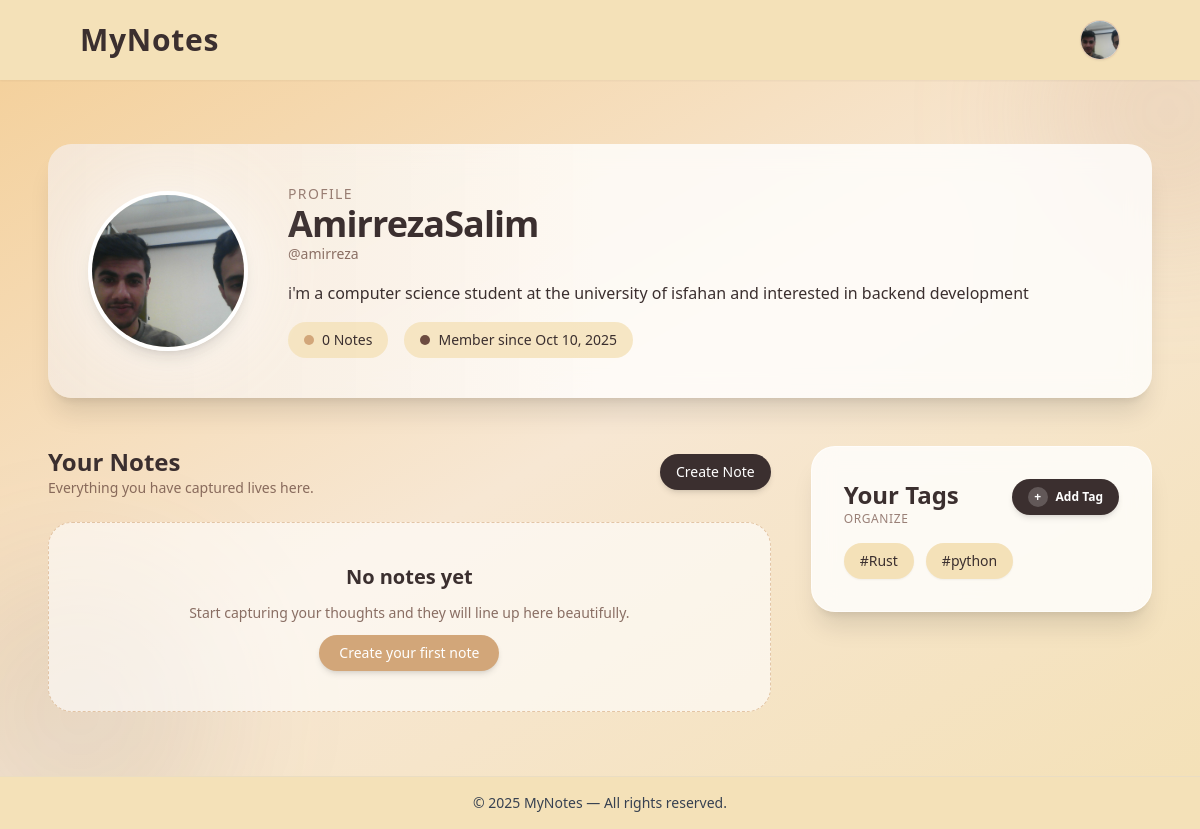
Before: /dashboard/ (signed in) with the older database file.
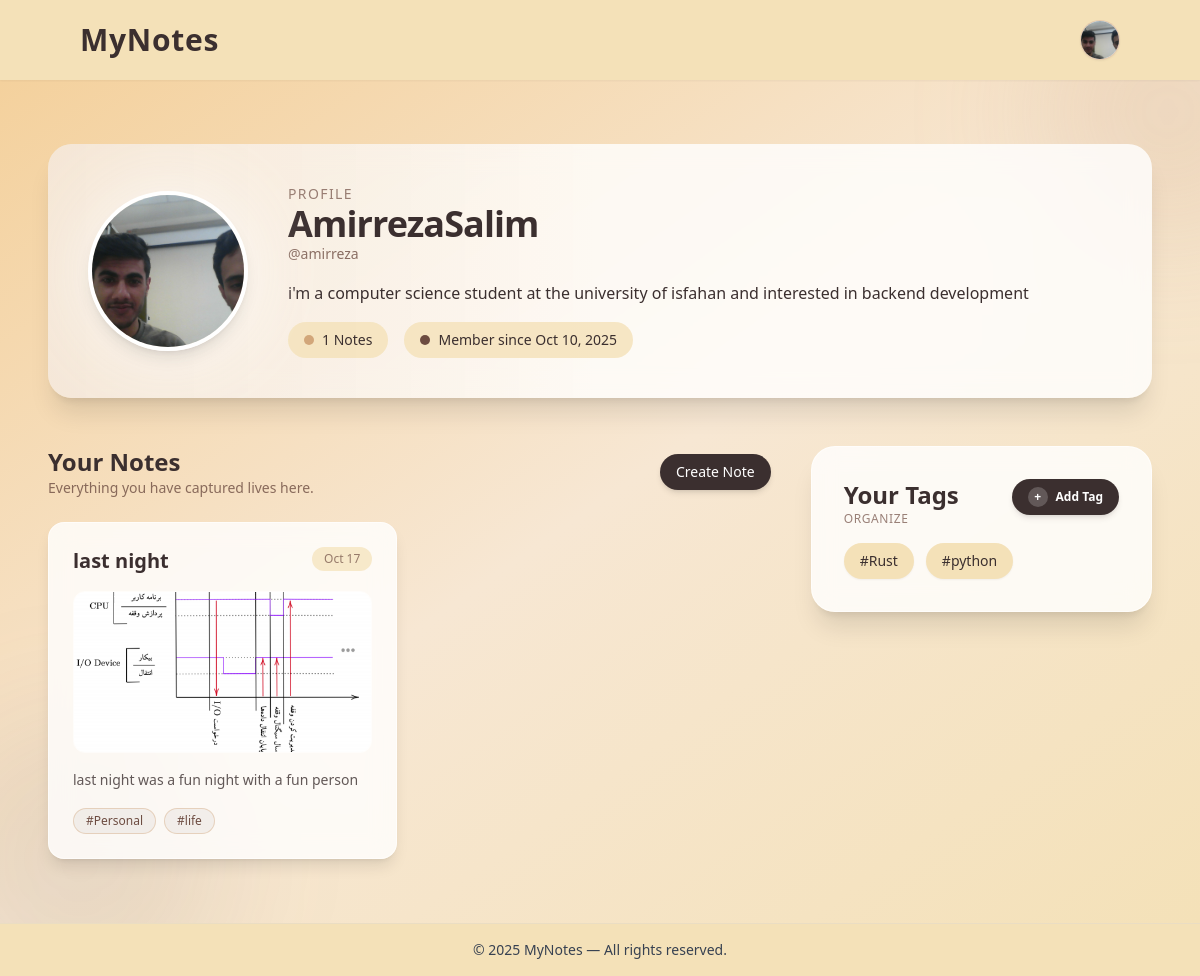
After: the same page with the newer database file.
### users/models.py (models this page shows, shortened)
class Profile(models.Model):
    user = models.OneToOneField(User,on_delete=models.CASCADE)
    Display_name = models.CharField(max_length=200,unique=True)
    name = models.CharField(max_length=200,blank=True,null=True)
    family = models.CharField(max_length=200,blank=True,null=True)
    number = models.CharField(max_length=20,unique=True,blank=True,null=True)
    bio = models.TextField(blank=True,null=True)
    email = models.EmailField(max_length=35,unique=True)
    ProfileImage = models.ImageField(upload_to='profilePics/',blank=True,null=True,default="user.png")
    createdDate = models.DateField(auto_now_add=True)
    lastSeen = models.DateTimeField(auto_now_add=True)

class UserTag(models.Model):
    title = models.CharField(max_length=30)
    profile = models.ManyToManyField(Profile)

### notes/models.py (models this page shows)
class Note(models.Model):
    title = models.CharField(max_length=30,blank=False)
    content = models.TextField(blank=True,null=True)
    image = models.ImageField(upload_to='notePics/', blank=True, null=True)
    createdAt = models.DateTimeField(auto_now_add=True)
    editedAt = models.DateTimeField(auto_now=True)
    author = models.ForeignKey(Profile,on_delete=models.CASCADE)
    tags = models.ManyToManyField(NoteTag,blank=True,null=True)

class NoteTag(models.Model):
    title = models.CharField(max_length=30)

### users/views.py (the view, shortened to what this page needs)
# urls.py: path('dashboard/',include('notes.urls')),
@login_required
def dashboard(request):
    profile = request.user.profile
    notes = Note.objects.all().filter(author=profile)
    context = {
        "user": request.user,
        "profile": profile,
        "tags": profile.usertag_set.all(),
        "tag_form": UserTagForm(),
        "notes":notes
    }
    return render(request,"dashboard.html",context=context)

### templates/dashboard.html (shortened to what this page needs)
{% extends "base.html" %}
{% block content %}
<section class="relative flex-1 w-full overflow-hidden">
    <div class="absolute inset-0 -z-10 bg-gradient-to-br from-[#f4d19d] via-[#f7e7d3] to-[#f4e1b8]"></div>
    <div class="absolute -top-24 -right-24 w-64 h-64 bg-[#c59568]/20 blur-3xl rounded-full"></div>
    <div class="absolute -bottom-20 -left-16 w-72 h-72 bg-[#6d4c41]/10 blur-3xl rounded-full"></div>
    {% with profile=profile|default:user.profile %}
    <div class="relative max-w-6xl mx-auto px-6 py-16 space-y-12">
        <div class="relative bg-white/80 backdrop-blur-md rounded-3xl shadow-xl overflow-hidden">
            <div class="absolute inset-0 bg-gradient-to-r from-[#d2a679]/20 via-transparent to-transparent"></div>
            <div class="relative flex flex-col md:flex-row md:items-center gap-10 p-10">
                <div class="relative w-40 h-40 shrink-0">
                    <div class="relative w-full h-full rounded-full border-4 border-white shadow-lg overflow-hidden">
                        {% if profile and profile.ProfileImage %}
                            <img src="{{ profile.ProfileImage.url }}" alt="{{ user.username }} profile picture" class="w-full h-full object-cover">
                        {% else %}
                            <div class="flex items-center justify-center w-full h-full bg-[#d2a679]/40 text-[#3b2f2f] text-5xl font-semibold">
                                {{ user.username|slice:":1"|default:"?"|upper }}
                            </div>
                        {% endif %}
                    </div>
                </div>
                <div class="flex-1 space-y-4 text-[#3b2f2f]">
                    <div>
                        <p class="uppercase text-sm tracking-widest text-[#6d4c41]/70">Profile</p>
                        <h1 class="text-3xl sm:text-4xl font-semibold tracking-tight">
                            {{ profile.Display_name|default:user.get_full_name|default:user.username }}
                        </h1>
                        <p class="text-sm text-[#6d4c41]/80">@{{ user.username }}</p>
                    </div>
                    <p class="text-base leading-relaxed">
                        {{ profile.bio|default:"Share something about yourself so everyone knows who is behind these awesome notes." }}
                    </p>
                    <div class="flex flex-wrap gap-4 text-sm">
                        <span class="inline-flex items-center gap-2 px-4 py-2 rounded-full bg-[#f4e1b8]/80">
                            <span class="w-2.5 h-2.5 rounded-full bg-[#d2a679]"></span>
                            {{ notes|length|default:0 }} Notes
                        </span>
                        {% if profile and profile.createdDate %}
                        <span class="inline-flex items-center gap-2 px-4 py-2 rounded-full bg-[#f4e1b8]/80">
                            <span class="w-2.5 h-2.5 rounded-full bg-[#6d4c41]"></span>
                            Member since {{ profile.createdDate|date:"M j, Y" }}
                        </span>
                        {% endif %}
                    </div>
                </div>
            </div>
        </div>
        <div class="grid gap-10 lg:grid-cols-3">
            <div class="lg:col-span-2 space-y-6">
                <div class="flex items-center justify-between">
                    <div>
                        <h2 class="text-2xl font-semibold text-[#3b2f2f]">Your Notes</h2>
                        <p class="text-sm text-[#6d4c41]/80">Everything you have captured lives here.</p>
                    </div>
                    <a href="{% url 'addNote' %}" class="hidden sm:inline-flex items-center gap-2 px-4 py-2 rounded-full bg-[#3b2f2f] text-white text-sm shadow-md hover:bg-[#6d4c41] transition">
                        Create Note
                    </a>
                </div>
                {% if notes %}
                    <div class="grid sm:grid-cols-2 gap-6">
                        {% for note in notes %}
                            <div class="group relative hover:scale-105 transition-transform duration-300">
                                <a href="{% url 'viewNote' note.pk %}" class="block bg-white/80 backdrop-blur-md border border-white/60 rounded-2xl shadow-lg overflow-hidden transition-transform hover:-translate-y-1">
                                    <div class="relative p-6 space-y-4">
                                        <div class="flex items-start justify-between gap-3">
                                            <h3 class="text-xl font-semibold text-[#3b2f2f] group-hover:text-[#6d4c41] transition">
                                                {{ note.title }}
                                            </h3>
                                            <span class="text-xs text-[#6d4c41]/70 bg-[#f4e1b8]/70 px-3 py-1 rounded-full">
                                                {{ note.createdAt|date:"M j" }}
                                            </span>
                                        </div>
                                        {% if note.image %}
                                            <div class="overflow-hidden rounded-xl border border-white/60">
                                                <img src="{{ note.image.url }}" alt="{{ note.title }}" class="w-full h-40 object-cover transition-transform duration-200 group-hover:scale-[1.02]">
                                            </div>
                                        {% endif %}
                                        <p class="text-sm text-[#3b2f2f]/80 leading-relaxed">
                                            {{ note.content|default:""|truncatewords:26|default:"No content yet. Click to start writing your ideas." }}
                                        </p>
                                        {% if note.tags.all %}
                                            <div class="flex flex-wrap gap-2">
                                                {% for tag in note.tags.all %}
                                                    <span class="px-3 py-1 text-xs font-medium rounded-full bg-[#3b2f2f]/5 text-[#6d4c41] border border-[#d2a679]/40">#{{ tag.title }}</span>
                                                {% empty %}
                                                    <span class="text-xs text-[#6d4c41]/60">No tags yet</span>
                                                {% endfor %}
                                            </div>
                                        {% endif %}
                                    </div>
                                </a>
                            </div>
                        {% endfor %}
                    </div>
                {% else %}
                    <div class="rounded-3xl border border-dashed border-[#d2a679]/60 bg-white/60 p-10 text-center space-y-3">
                        <h3 class="text-xl font-semibold text-[#3b2f2f]">No notes yet</h3>
                        <p class="text-sm text-[#6d4c41]/80">Start capturing your thoughts and they will line up here beautifully.</p>
                        <a href="{% url 'Home' %}" class="inline-flex items-center gap-2 px-5 py-2 rounded-full bg-[#d2a679] text-white text-sm shadow-md hover:bg-[#c59568] transition">
                            Create your first note
                        </a>
                    </div>
                {% endif %}
            </div>
            <aside class="space-y-6">
                <div class="relative z-30 bg-white/80 backdrop-blur-md rounded-3xl shadow-xl border border-white/60 p-8">
                    <div class="flex flex-wrap items-start justify-between gap-3 mb-4">
                        <div>
                            <h2 class="text-2xl font-semibold text-[#3b2f2f]">Your Tags</h2>
                            <p class="text-xs uppercase tracking-wider text-[#6d4c41]/70">Organize</p>
                        </div>
                        <div class="relative z-40">
                            <label for="toggle-tag-form" class="inline-flex items-center gap-2 px-4 py-2 rounded-full bg-[#3b2f2f] text-white text-xs font-semibold shadow-md hover:bg-[#6d4c41] transition cursor-pointer">
                                <span class="inline-flex h-5 w-5 items-center justify-center rounded-full bg-white/20">+</span>
                                Add Tag
                            </label>
                        </div>
                    </div>
                    {% with user_tags=tags|default:profile.usertag_set.all %}
                        {% if user_tags %}
                            <div class="flex flex-wrap gap-3">
                                {% for tag in user_tags %}
                                    <span class="px-4 py-2 rounded-full bg-[#f4e1b8] text-[#3b2f2f] text-sm font-medium shadow-sm">#{{ tag.title }}</span>
                                {% empty %}
                                    <p class="text-sm text-[#6d4c41]/80">No tags associated yet.</p>
                                {% endfor %}
                            </div>
                        {% else %}
                            <p class="text-sm text-[#6d4c41]/80">Tags help you filter notes quickly. Add a few to stay organized.</p>
                        {% endif %}
                    {% endwith %}
                </div>
            </aside>
        </div>
    </div>
    {% endwith %}
</section>
{% endblock %}

### templates/base.html (shortened to what this page needs)
<!DOCTYPE html>
<html lang="en">
<head>
    <script src="https://cdn.tailwindcss.com"></script>
</head>
<body class="min-h-screen flex flex-col bg-[#f4e1b8] text-[#3b2f2f] font-sans">
<header class="relative z-10 flex justify-between items-center px-20 py-5 bg-[#f4e1b8]/85 transition-all duration-500 shadow-sm origin-top hover:scale-y-105 hover:bg-[#f4e1b8]/95">
    <a href="{% url 'Home' %}">
        <h1 class="text-3xl font-semibold tracking-wide transition duration-300 hover:text-[#6d4c41]">
            MyNotes
        </h1>
    </a>
    {% if user.is_authenticated %}
        {% with profile=user.profile %}
        <div class="relative ml-6">
            <label for="profile-toggle"
                class="flex items-center justify-center w-10 h-10 rounded-full overflow-hidden border border-[#d2a679]/60 shadow-sm bg-white cursor-pointer">
                {% if profile and profile.ProfileImage %}
                    <img src="{{ profile.ProfileImage.url }}"
                        alt="{{ user.username }} profile picture"
                        class="w-full h-full object-cover">
                {% else %}
                    <span class="flex items-center justify-center w-full h-full text-sm font-semibold text-[#3b2f2f] bg-[#d2a679]/40">
                        {{ user.username|slice:":1"|default:"?"|upper }}
                    </span>
                {% endif %}
            </label>
        </div>
        {% endwith %}
    {% endif %}
</header>
    <main class="flex-1 flex flex-col">
        {% block content %}
        {% endblock %}
    </main>
    <footer class="text-center text-sm text-gray-700 py-4 border-t border-gray-300/30">
        © 2025 MyNotes — All rights reserved.
    </footer>
</body>
</html>

Changed rows visible on the page:
added Note: title "last night", createdAt "Oct 17", image (picture), content "last night was a fun night with a fun person"
added NoteTag: title "Personal"
added NoteTag: title "life"
Other visible differences:
{{ notes|length|default:0 }}: "0" → "1"
text no longer shown: "No notes yet Start capturing your thoughts and they will line up here beautifully. Create your first note"
